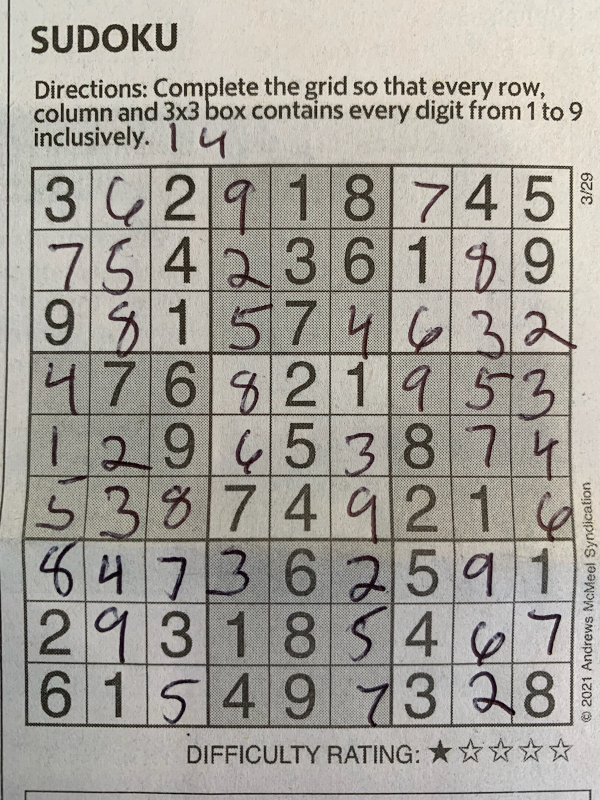
#> input picture test/638720399.jpg, 1200 x 1600 px (shown at 1/2 size); its folder holds only this picture in this run
$ jupyter execute test_all_images.ipynb   (shell and % lines are left out)
#> lines starting #> are read from the running program, lines starting #| are printed output that depends on the picture; after the words box and inside, x2 and y2 are one past the last pixel; in counts of white or black regions, pixels touching at a corner belong together
### image_utils.py
import cv2
import numpy as np
from matplotlib import pyplot
import pytesseract
import time
from threading import Thread
import threading
import add_log_entry

DIGITAL_PIC = 'digital_pic'
SCREEN_CAP = 'screen_cap'

"""
Main routine to process the matrix_image and extract the sudoku matrix from it
"""


def extract_matrix_from_image(matrix_image, tesseract_config=None, image_type=None, flask_app=None):

    # This routine forks a bunch of threads to process in parallel various combinations of
    # blurring and b/w thresholds to attempt to identify digits in the matrix cells
    def do_image_processing(image, input_matrix, x_y_xoords, lines):
        x_coords, y_coords, input_image_lines = get_cell_boundaries(image, flask_app=flask_app)
        if image_type == SCREEN_CAP:
            # These are the combinations of image blur and threshold that seem to do best at
            # OCR on the numbers in the cells. This is based on image type
            pre_processing_values = [
                {'blur': 5, 'threshold': 66},
                {'blur': 5, 'threshold': 83}
            ]
        else:
            # These are the combinations of image blur and threshold that seem to do best at
            # OCR on the numbers in the cells. This is based on image type
            pre_processing_values = [
                {'blur': 35, 'threshold': 74},
                {'blur': 35, 'threshold': 93},
                {'blur': 5, 'threshold': 83}
            ]
        x_y_xoords[0] = x_coords
        x_y_xoords[1] = y_coords
        lines[0] = input_image_lines[0]
        lines[1] = input_image_lines[1]
        threads = []
        for values in pre_processing_values:
            th = Thread(target=process_image,
                        args=(image, values['blur'], values['threshold'],
                              x_coords, y_coords, input_matrix, tesseract_config,
                              done_event, flask_app))
            th.start()
            threads.append(th)
        for th in threads:
            th.join()
        return

    start_time = time.time()
    add_log_entry.log('Start Time: %.2f' % start_time, flask_app)
#> (this line was passed over: add_log_entry is not available in this run)

    if image_type is None:
        image_type = get_image_type(matrix_image, flask_app=flask_app)

    if tesseract_config is None:
        tesseract_config = get_tesseract_config_based_on_image_type(image_type, flask_app=flask_app)

    input_matrix = np.zeros((9, 9), int)
    coordinates = [0, 0]
    lines = [0, 0]
    done_event = threading.Event()

    do_image_processing(matrix_image, input_matrix, coordinates, lines)

    add_log_entry.log('End Time: %.2f' % (time.time() - start_time), flask_app)

    image_with_ocr = generate_image_with_input(matrix_image, coordinates[0], coordinates[1], input_matrix)
    purple = (200, 0, 200)
    image_with_lines = generate_image_with_lines(matrix_image, lines[0] + lines[1], purple)

    return input_matrix, image_with_ocr, image_with_lines, coordinates

"""
Routine to get image type based on characteristics of the digital image
"""

def get_image_type(image, flask_app=None):

    color_dist = np.histogram(image, bins=256)
    std_dev = np.std(color_dist[0])
#> std_dev = 7723.3
    # Multiplying by 1000 below to make the number more readable
    ratio_std_to_image_size = std_dev * 1000 / (image.shape[0] * image.shape[1])
#> ratio_std_to_image_size = 4.02
    add_log_entry.log('Image Size: %s. Ratio of std color counts to size: %.2f.' %
                 ((image.shape[0] * image.shape[1]), ratio_std_to_image_size), flask_app)
#> (this line was passed over: add_log_entry is not available in this run)
    if ratio_std_to_image_size < 10:
        # If this ration is < 10, it means that the greyscale color counts are more uniformly distributed,
        # which is characteristic of a digital photo.
        image_type = DIGITAL_PIC
    else:
        # Else if the value >= 10 it means the greyscale color counts are less evenly distributes
        # (more monochromatic) meaning image is more characteristic of a screen captiure
        image_type = SCREEN_CAP
    add_log_entry.log('Image type: %s' % image_type, flask_app)
#> (this line was passed over: add_log_entry is not available in this run)
#> in extract_matrix_from_image, `image_type = get_image_type(matrix_image, flask_app=flask_app)`: image_type = 'digital_pic'
    return image_type

"""
Routine to determine tesseract config parameters based on characteristics of the
input image.

Confirm with /notebooks/test_ocr
"""
def get_tesseract_config_based_on_image_type(image_type, flask_app=None):
#> called with image_type = 'digital_pic'
    if image_type == DIGITAL_PIC:
        tesseract_config = '--psm 10 --oem 1 -l eng -c tessedit_char_whitelist=123456789 --tessdata-dir ./tessdata/4.00_Sept_2017'

    else:
        tesseract_config = '--psm 10 --oem 0 -l eng -c tessedit_char_whitelist=123456789 --tessdata-dir ./tessdata/4.00_Nov_2016'

    add_log_entry.log('Tesseract config: %s' % tesseract_config, flask_app=flask_app)
#> (this line was passed over: add_log_entry is not available in this run)
    return tesseract_config

"""
Routine to process and image with a specific set of parameters and return
an input matrix and other analyses.
"""
# [59 lines left out: function process_image, not called in this run]

"""
Routine to pre-process an matrix_image before attempting to identify lines and extract digits. Among other things,
make it monochromatic.

We'll use this once we deal with real photos vs computer generated images/graphics.
"""


def preprocess_image(image):
    return image


"""
Routine to process an matrix_image to find the lines and then the inside boundaries of the cells that contain
the digits
"""


def get_cell_boundaries(image, flask_app=None):

    # Find all the lines in the matrix_image
    horizontal_lines, vertical_lines = find_lines(image, flask_app=flask_app)

    def horizontal_sort_func(i):
        return (min(i[0][1], i[0][3]))

    def vertical_sort_func(i):
        return (min(i[0][0], i[0][2]))

    # Now look for the internal coordinates of the matrix cells. Do this first for the horizontal lines,
    # which will give us the y axis coordinates of the cells.
    # 1. Sort by the y value of the line (since the line may not be exactly vertical, sort by the min
    #    y value of the two end points.
    # 2. Since lines are 1 pixel wide, starting at the top, go pixel by pixel. If we have a line that is
    #    the same y value as the previous or is +1, we know we're in the same line in the matrix matrix_image
    #    (which are > 1 pixel wide.
    # 3. Otherwise if there is more of a gap (looking for at least 2 pixels),
    #    we know we've traversed a cell and are hitting the start
    #    of the line at the other side.
    # 4. In this case, add the coordinates to the list of coordinates.
    horizontal_lines.sort(key=horizontal_sort_func)
    y_coords = []
    y_coord_deltas = []
    for i in range(0, len(horizontal_lines) - 1):
        if horizontal_lines[i + 1][0][1] > horizontal_lines[i][0][1] + 2:
            y_coords.append([horizontal_lines[i][0][1] + 1, horizontal_lines[i + 1][0][1] - 1])
            y_coord_deltas.append((horizontal_lines[i + 1][0][1] - 1) - (horizontal_lines[i][0][1] + 1))

    # Now same for vertical lines and values on the x axis
    vertical_lines.sort(key=vertical_sort_func)
    x_coords = []
    x_coord_deltas = []
    for i in range(0, len(vertical_lines) - 1):
        if vertical_lines[i + 1][0][0] > vertical_lines[i][0][0] + 2:
            x_coords.append([vertical_lines[i][0][0] + 1, vertical_lines[i + 1][0][0] - 1])
            x_coord_deltas.append((vertical_lines[i + 1][0][0] - 1) - (vertical_lines[i][0][0] + 1))

    # This routine is used if we find too many lines resulting in too many cells
    # [178 lines left out: function refactor_coords, not called in this run]

    add_log_entry.log('x coords before refactoring: %s' % x_coords, flask_app)
    add_log_entry.log('y coords before refactoring: %s' % y_coords, flask_app)

    add_log_entry.log("Refactor y coordinates", flask_app)
    y_coords = refactor_coords(y_coords, y_coord_deltas)

    add_log_entry.log("Refactor x coordinates", flask_app)
    x_coords = refactor_coords(x_coords, x_coord_deltas)

    add_log_entry.log('x coords after refactoring: %s' % x_coords, flask_app)
    add_log_entry.log('y coords after refactoring: %s' % y_coords, flask_app)

    return x_coords, y_coords, [vertical_lines, horizontal_lines]


"""
Routine to invert matrix_image (black and white)
"""


def invert_image(image):
    bw_threshold = 160
    (thresh, inverted_image) = cv2.threshold(image, bw_threshold, 255, cv2.THRESH_BINARY_INV)
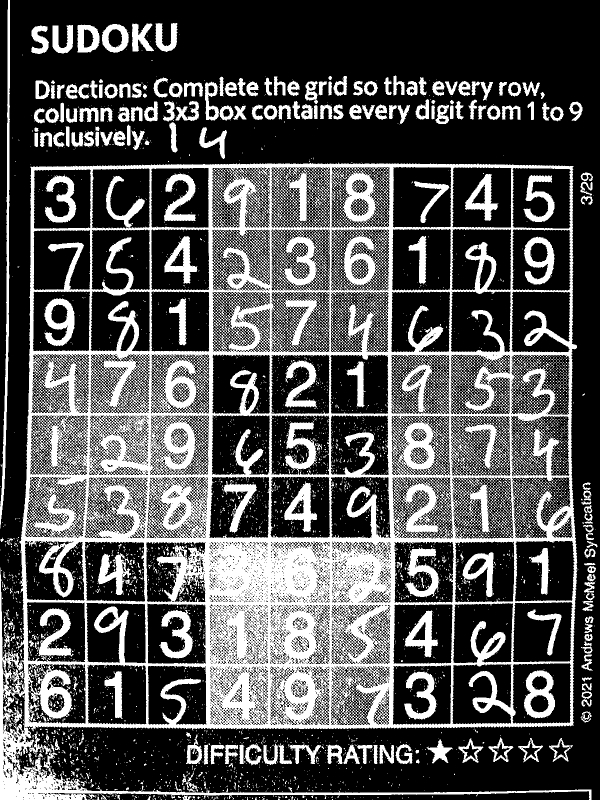
#> inverted_image: shape (1600, 1200) (shown at 1/2 size); 32.3% white; 9549 white regions (8759 under 20 px), largest, box (x1, y1, x2, y2) and area: (0, 325, 1183, 1600) 407581, (0, 0, 20, 1057) 5175, (685, 336, 756, 449) 3741
#> thresh = 160
    return inverted_image


"""
Routine to find lines in an matrix_image. It uses HoughlinesP to find the lines. Because the alg
finds horizontal lines first and 'occupies' the pixels of these lines. Vertical lines then have gaps
where the horizontal lines cross. The gaps inhibit the finding of the vertical lines. So, process is
to scan the matrix_image. Extract the horizontal lines. Then rotate the matrix_image 90 degrees and extract those
horizontal lines (which are the actual vertical ones).
"""


def find_lines(image, flask_app=None):

    """
    Routine to separate out and return only the horizontal and vertical lines and a separate list of those
    lines rejected.
    """

    # [26 lines left out: function separate_lines, not called in this run]

    """
    Routine to determine if we've found enough lines.

    Changed this to look only for 10 lines on each dimension from earlier version of
    close to same number of lines (within 50%) on each dimension. Further adapted this to add the check that
    the number of horiz and vert lines was within 4x of each other. Some digital pics generate a ton of
    vertical lines.
    """

    # [9 lines left out: function enough_lines, not called in this run]

    # First, invert the matrix_image so that the lines and digits are white and the background black.
    # We need this for the cv.houghline algorithm to work.
    inverted_image = invert_image(image)

    # Change here to deal with color and b/w images. Shape can come back as (height, width, color) or
    # for b/w images, (height, width)
    shape = inverted_image.shape
#> shape = (1600, 1200)
    image_height = shape[0]
#> image_height = 1600
    image_width = shape[1]
#> image_width = 1200
    minimum_side = min(image_height, image_width)
#> minimum_side = 1200
    min_line_length = int(minimum_side / 2)
#> min_line_length = 600
    max_line_gap = int(minimum_side / 100)
#> max_line_gap = 12
    threshold = int(minimum_side * 0.5)
#> threshold = 600

    add_log_entry.log('\nImage width: %s' % image_width, flask_app)
#> (this line was passed over: add_log_entry is not available in this run)
    add_log_entry.log('Image height: %s' % image_height, flask_app)
#> (this line was passed over: add_log_entry is not available in this run)
    add_log_entry.log('Minimum side: %s' % minimum_side, flask_app)
#> (this line was passed over: add_log_entry is not available in this run)
    add_log_entry.log('Minimum line length: %s' % min_line_length, flask_app)
    add_log_entry.log('Max line gap: %s' % max_line_gap, flask_app)

    lines = cv2.HoughLinesP(inverted_image, 1, np.pi / 180, threshold=threshold, minLineLength=min_line_length,
                            maxLineGap=max_line_gap)
    horizontal_lines, vertical_lines, rejected_lines = separate_lines(lines)
    add_log_entry.log("\nThreshold: %s" % threshold, flask_app)
    add_log_entry.log("Horizontal lines: %s" % len(horizontal_lines), flask_app)
    add_log_entry.log("Vertical lines: %s" % len(vertical_lines), flask_app)
    add_log_entry.log("Rejected lines: %s" % len(rejected_lines), flask_app)
    if not(enough_lines(horizontal_lines, vertical_lines)):
        # If this is a digital pic, finding lines is better is we blur it a little first.
        blurred_image = cv2.medianBlur(image, 15)
        inverted_image = invert_image(blurred_image)
        lines = cv2.HoughLinesP(inverted_image, 1, np.pi / 180, threshold=threshold, minLineLength=min_line_length,
                                maxLineGap=max_line_gap)
        horizontal_lines, vertical_lines, rejected_lines = separate_lines(lines)
        add_log_entry.log("\nThreshold: %s" % threshold, flask_app)
        add_log_entry.log("Horizontal lines: %s" % len(horizontal_lines), flask_app)
        add_log_entry.log("Vertical lines: %s" % len(vertical_lines), flask_app)
        add_log_entry.log("Rejected lines: %s" % len(rejected_lines), flask_app)

    return horizontal_lines, vertical_lines


"""
This routine checks to see if the size of the matrix is > 9x9. If so, it looks for rows or columns
on the edge of the materix that are all 0s (blanks). Most likely this is due to noise at the edge of the
matrix_image that is creating additional matrix lines leading to additional matrix cells. The content of these
cells should be blank (0), so this routine removes them.
"""


# [27 lines left out: function trim_matrix, not called in this run]


"""
Routine to display an matrix_image and optionally a title
"""


# [8 lines left out: function show_image, not called in this run]


"""
Routine to generate an matrix_image with the found lines superimposed on it
"""

# [112 lines left out: function apply_matrix_to_image, not called in this run]


"""
Routine to generate a matrix image from a matrix array.
"""

# [117 lines left out: function generate_matrix_image, not called in this run]


"""
Routine to add lines as found by HoughL lines to an input image, for debugging
"""


# [13 lines left out: function generate_image_with_lines, not called in this run]


"""
Routine to generate an image with the cells outlined and the input matrix superimposed
"""


# [45 lines left out: function generate_image_with_input, not called in this run]

"""
Routine to generate an image based in a matrix
"""


# [85 lines left out: function generate_image_from_matrix, not called in this run]

### Notebooks/test_all_images.ipynb
[cell 1]
from datetime import datetime
import os
print(datetime.today())

[cell 2]

import wget
import cv2
import time
import threading
import pytesseract
import numpy as np
import matplotlib.pyplot as plt
import pandas as pd

dir_path = 'test'
purple = (200, 0, 200)
plt.rcParams['figure.dpi'] = 150

[cell 3]
%cd ..
import image_utils

[cell 4]
abs_path = os.path.join(os.getcwd(), dir_path)
DIGITAL_PIC = 'digital_pic'
SCREEN_CAP = 'screen_cap'

pre_processing_values = [
    {'blur': 35, 'threshold': 74},
    {'blur': 35, 'threshold': 93},
    {'blur': 5, 'threshold': 83}
]

if not os.path.exists(abs_path):
    raise Exception('Directory \'%s\' does not exist.' % abs_path)
if os.path.isfile(abs_path):
        raise Exception('\'%s\' is a file. It must be a directory.' % abs_path)
for file_name in os.listdir(abs_path):
    full_file_path = os.path.join(abs_path, file_name)
    if os.path.isfile(full_file_path) and file_name[0] != '.':
        matrix_image = cv2.imread(full_file_path, cv2.IMREAD_GRAYSCALE)
        if matrix_image is None:
            print('File \'%s\' is not an image.' % file_name)
        else:
            print('\n\n%s' % file_name)
            input_matrix, image_with_ocr, image_with_lines, coordinates = image_utils.extract_matrix_from_image(matrix_image)
            image_utils.show_image(image_with_ocr)

[cell 5]
# Doing this so subsequent runs will work. Otherwise PWD when the notebook starts is directory above /Notebooks.
# It should be /Notebooks
%cd Notebooks


$ run again, on test/IMG_1772.jpg
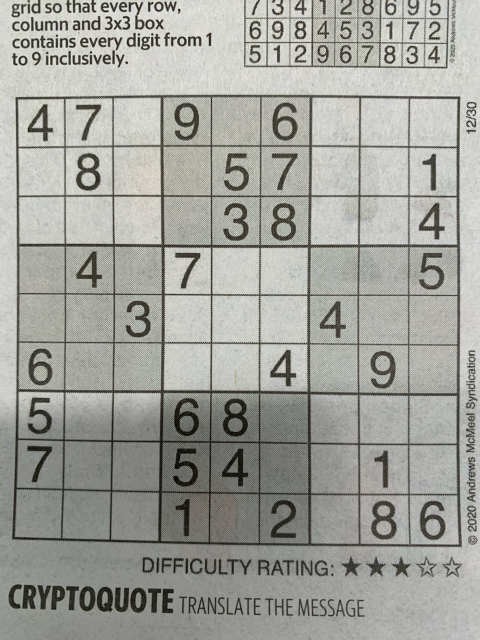
#> input picture test/IMG_1772.jpg, 960 x 1280 px (shown at 1/2 size)
#> std_dev = 4991.3
#> ratio_std_to_image_size = 4.06
#> image_type = 'digital_pic'
#> in invert_image, `(thresh, inverted_image) = cv2.threshold(image, bw_threshold, 255, cv2..`:
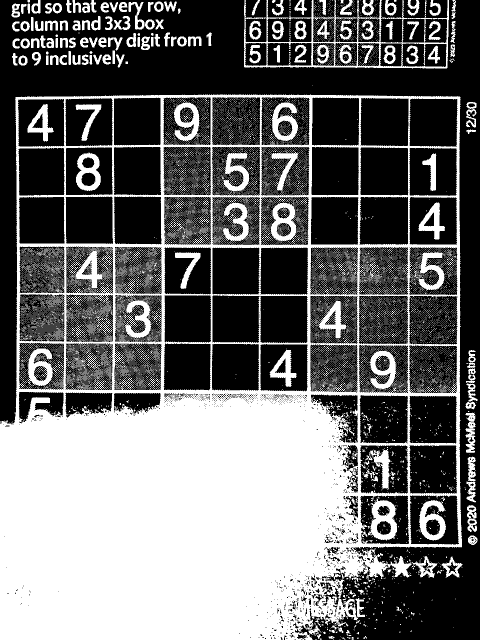
#> inverted_image: shape (1280, 960) (shown at 1/2 size); 42.7% white; 16850 white regions (16521 under 20 px), largest, box (x1, y1, x2, y2) and area: (0, 189, 924, 1280) 404609, (488, 0, 898, 137) 6548, (736, 997, 794, 1081) 2568
#> thresh = 160

$ run again, on test/638720399_2.jpg
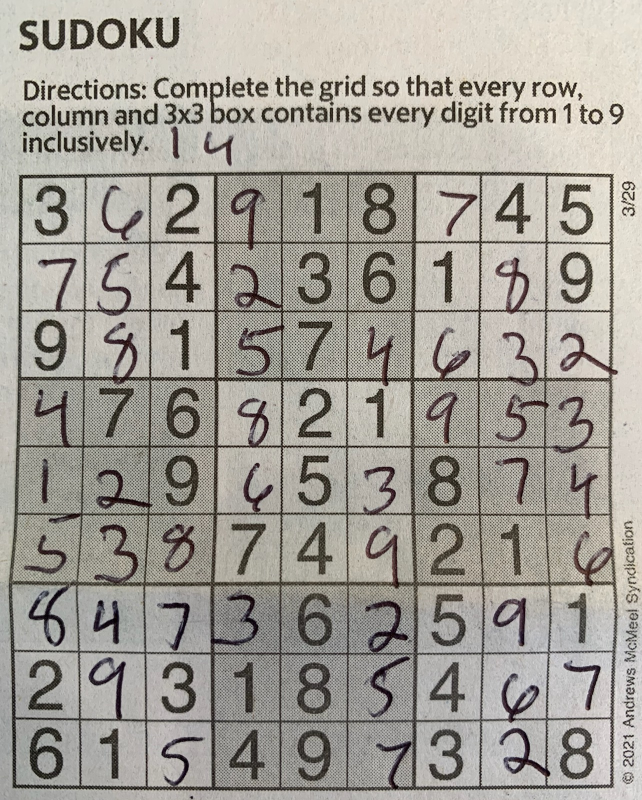
#> input picture test/638720399_2.jpg, 1284 x 1600 px (shown at 1/2 size)
#> std_dev = 7982.2
#> ratio_std_to_image_size = 3.89
#> image_type = 'digital_pic'
#> in invert_image, `(thresh, inverted_image) = cv2.threshold(image, bw_threshold, 255, cv2..`:
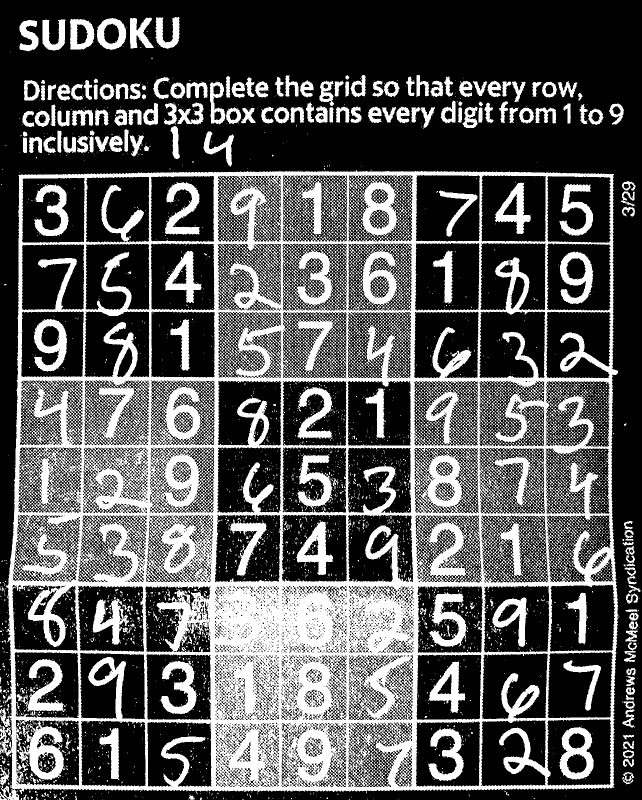
#> inverted_image: shape (1600, 1284) (shown at 1/2 size); 33.8% white; 10368 white regions (9504 under 20 px), largest, box (x1, y1, x2, y2) and area: (0, 340, 1237, 1600) 441828, (722, 355, 796, 473) 4401, (724, 496, 798, 610) 4138
#> thresh = 160
